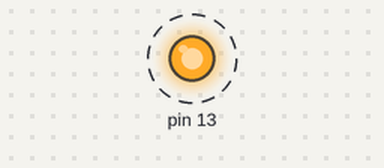
Simulated run of this sketch. Board: Arduino Uno, built with avr-gcc and run on an emulated ATmega328P. Parts: output pins drawn as LEDs (lit = HIGH). Dashed ring = blinking.

Above: at 0.05 s.
Timing chart, 0 to 3.0 s (numbered marks = the images above):
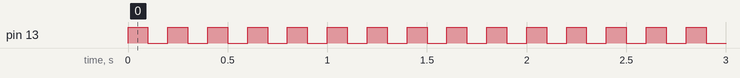

The sketch:

bit_blink.ino
```cpp
void setup() {
  DDRB = B00100000;
}
void loop() {
  PORTB = B00100000;
  delay(100);
  PORTB = B00000000;
  delay(100);
}
```

Measured:
- by itself, pin 13: alternates HIGH for 0.10 s and LOW for 0.10 s
